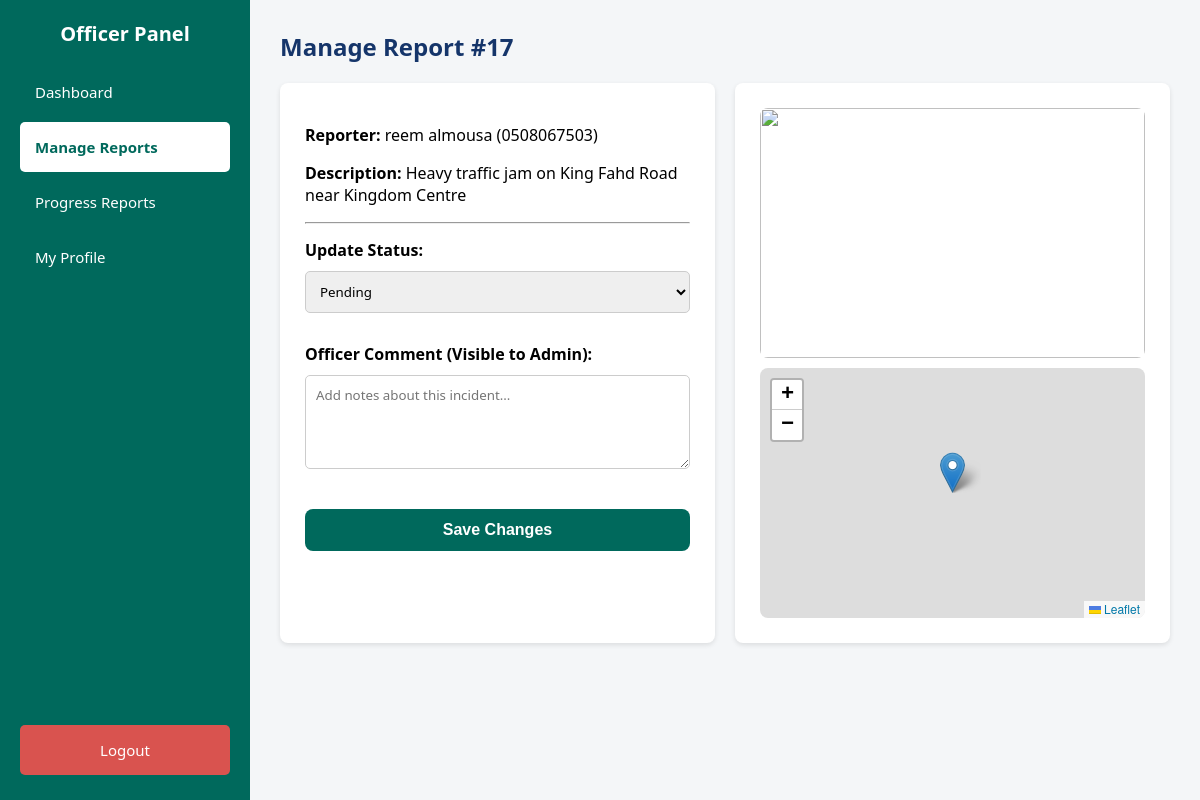
/report_details.php?id=17 (signed in), run on the app's committed database.
### tables this page shows
CREATE TABLE `reports` (
  `report_id` int(11) NOT NULL,
  `user_id` int(11) NOT NULL,
  `description` text NOT NULL,
  `latitude` decimal(10,8) NOT NULL,
  `longitude` decimal(11,8) NOT NULL,
  `status` enum('Pending','In Progress','Resolved') DEFAULT 'Pending',
  `image_path` varchar(255) DEFAULT NULL,
  `created_at` timestamp NOT NULL DEFAULT current_timestamp()
);

CREATE TABLE `users` (
  `user_id` int(11) NOT NULL,
  `full_name` varchar(100) NOT NULL,
  `email` varchar(100) NOT NULL,
  `id_number` varchar(20) NOT NULL,
  `phone_number` varchar(20) NOT NULL,
  `password` varchar(255) NOT NULL,
  `role` enum('Citizen','TrafficOfficer','Admin') DEFAULT 'Citizen',
  `created_at` timestamp NOT NULL DEFAULT current_timestamp(),
  `updated_at` timestamp NOT NULL DEFAULT current_timestamp() ON UPDATE current_timestamp()
);

### report_details.php (the view, shortened to what this page needs)
<?php
include 'db.php';
$report_id = $_GET['id'];
$sql = "SELECT reports.*, users.full_name, users.phone_number FROM reports JOIN users ON reports.user_id = users.user_id WHERE report_id = $report_id";
$result = $conn->query($sql);
$report = $result->fetch_assoc();
?>
<!DOCTYPE html>
<html lang="en">
<head>
    <link rel="stylesheet" href="style.css">
    <link rel="stylesheet" href="https://unpkg.com/leaflet@1.9.3/dist/leaflet.css" />
</head>
<body style="display: block;">
<div class="dashboard-container">
    <div class="sidebar">
        <h2>Officer Panel</h2>
        <a href="dashboard_officer.php">Dashboard</a>
        <a href="officer_reports.php" class="active">Manage Reports</a>
        <a href="officer_progress.php">Progress Reports</a>
        <a href="profile.php">My Profile</a>
        <a href="logout.php" class="logout-btn">Logout</a>
    </div>
    <div class="main-content">
        <h2>Manage Report #<?php echo $report['report_id']; ?></h2>
        <form method="POST">
            <div class="split-view">
                <div class="box">
                    <p><strong>Reporter:</strong> <?php echo $report['full_name']; ?> (<?php echo $report['phone_number']; ?>)</p>
                    <p><strong>Description:</strong> <?php echo $report['description']; ?></p>
                    <hr>
                    <label>Update Status:</label>
                    <select name="status">
                        <option value="Pending" <?php if($report['status']=='Pending') echo 'selected'; ?>>Pending</option>
                    </select>
                    <label>Officer Comment (Visible to Admin):</label>
                    <textarea name="officer_comment" rows="4" placeholder="Add notes about this incident..."><?php echo $report['officer_comment']; ?></textarea>
                    <button type="submit" class="btn-primary" style="margin-top: 20px;">Save Changes</button>
                </div>
                <div class="box">
                    <img src="<?php echo $report['image_path']; ?>" class="evidence-img">
                    <div id="map" style="height: 250px; border-radius: 8px;"></div>
                </div>
            </div>
        </form>
    </div>
</div>
</body>
</html>

### style.css (style rules this page uses)
html, body { height: 100%; margin: 0; padding: 0; font-family: 'Tajawal', 'Segoe UI', sans-serif; background-color: #f4f6f8; overflow-x: hidden; }
* { box-sizing: border-box; }
h1, h2, h3, h4, h5, h6 { margin-top: 0; color: #15356A; }
a { text-decoration: none; transition: 0.2s; }
.dashboard-container { display: flex; height: 100vh; width: 100%; }
.sidebar { width: 250px; background-color: #00695C; color: white; display: flex; flex-direction: column; padding: 20px; flex-shrink: 0; z-index: 1000; position: relative; }
.sidebar h2 { color: white; text-align: center; margin-bottom: 20px; font-size: 20px; }
.sidebar a { color: white; padding: 15px; margin-bottom: 5px; border-radius: 5px; font-size: 15px; display: block; }
.sidebar a.active { background-color: white; color: #00695C; font-weight: bold; }
.logout-btn { margin-top: auto; background-color: #d9534f !important; text-align: center; }
.main-content { flex: 1; padding: 30px; background-color: #f4f6f8; overflow-y: auto; display: block; }
#map { flex: 1; width: 100%; height: 100%; z-index: 1; }
input, select, textarea { width: 100%; padding: 10px; margin: 5px 0 15px; border: 1px solid #ccc; border-radius: 5px; font-family: inherit; }
.btn-primary { width: 100%; padding: 12px; background-color: #00695C; color: white; border: none; border-radius: 8px; font-size: 16px; font-weight: bold; cursor: pointer; }

### report_details.php (style rules this page uses)
.split-view { display: flex; gap: 20px; }
.box { background: white; padding: 25px; border-radius: 8px; flex: 1; box-shadow: 0 2px 5px rgba(0,0,0,0.1); }
.evidence-img { width: 100%; height: 250px; object-fit: cover; border-radius: 8px; margin-bottom: 10px; }
label { display: block; font-weight: bold; margin-top: 15px; margin-bottom: 5px; }
textarea, select { width: 100%; padding: 10px; border: 1px solid #ccc; border-radius: 5px; }

### data on the page
reports: report_id "17", user.full_name "reem almousa", user.phone_number "0508067503", description "Heavy traffic jam on King Fahd Road near Kingdom Centre", status "Pending"
